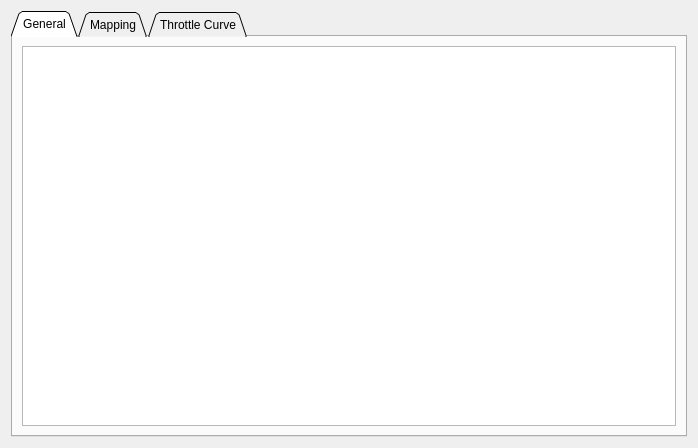
<?xml version="1.0" encoding="UTF-8"?>
<ui version="4.0">
 <class>PageAppPpm</class>
 <widget class="QWidget" name="PageAppPpm">
  <property name="geometry">
   <rect>
    <x>0</x>
    <y>0</y>
    <width>698</width>
    <height>448</height>
   </rect>
  </property>
  <property name="windowTitle">
   <string>Form</string>
  </property>
  <layout class="QVBoxLayout" name="verticalLayout">
   <item>
    <widget class="QTabWidget" name="tabWidget">
     <property name="tabShape">
      <enum>QTabWidget::Triangular</enum>
     </property>
     <property name="currentIndex">
      <number>0</number>
     </property>
     <widget class="QWidget" name="tab">
      <attribute name="title">
       <string>General</string>
      </attribute>
      <layout class="QVBoxLayout" name="verticalLayout_2">
       <item>
        <widget class="ParamTable" name="generalTab"/>
       </item>
      </layout>
     </widget>
     <widget class="QWidget" name="tab_2">
      <attribute name="title">
       <string>Mapping</string>
      </attribute>
      <layout class="QVBoxLayout" name="verticalLayout_3">
       <item>
        <widget class="ParamTable" name="mappingTab"/>
       </item>
       <item>
        <widget class="PpmMap" name="ppmMap" native="true"/>
       </item>
      </layout>
     </widget>
     <widget class="QWidget" name="tab_3">
      <attribute name="title">
       <string>Throttle Curve</string>
      </attribute>
      <layout class="QVBoxLayout" name="verticalLayout_4">
       <item>
        <widget class="ParamTable" name="throttleCurveTab">
         <property name="sizePolicy">
          <sizepolicy hsizetype="Expanding" vsizetype="Fixed">
           <horstretch>0</horstretch>
           <verstretch>0</verstretch>
          </sizepolicy>
         </property>
         <property name="maximumSize">
          <size>
           <width>16777215</width>
           <height>100</height>
          </size>
         </property>
        </widget>
       </item>
       <item>
        <widget class="QCustomPlot" name="throttlePlot" native="true">
         <property name="sizePolicy">
          <sizepolicy hsizetype="Preferred" vsizetype="MinimumExpanding">
           <horstretch>0</horstretch>
           <verstretch>0</verstretch>
          </sizepolicy>
         </property>
        </widget>
       </item>
      </layout>
     </widget>
    </widget>
   </item>
  </layout>
 </widget>
 <customwidgets>
  <customwidget>
   <class>ParamTable</class>
   <extends>QTableWidget</extends>
   <header>widgets/paramtable.h</header>
  </customwidget>
  <customwidget>
   <class>PpmMap</class>
   <extends>QWidget</extends>
   <header>widgets/ppmmap.h</header>
   <container>1</container>
  </customwidget>
  <customwidget>
   <class>QCustomPlot</class>
   <extends>QWidget</extends>
   <header>widgets/qcustomplot.h</header>
   <container>1</container>
  </customwidget>
 </customwidgets>
 <resources/>
 <connections/>
</ui>
